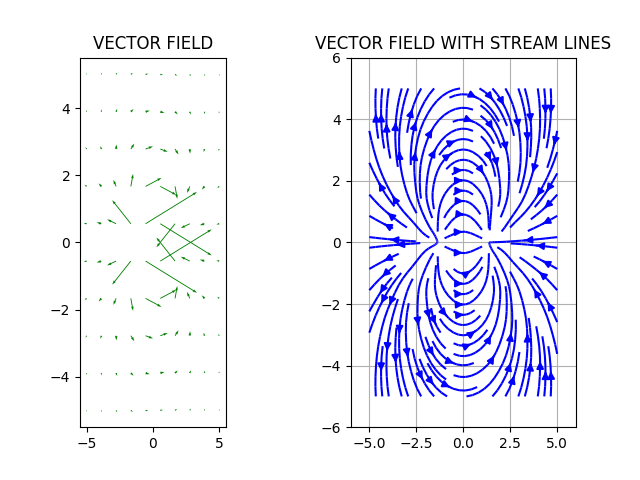

Python code for this plot:
from numpy import *
import matplotlib.pyplot as plt

x, y = meshgrid(linspace(-5, 5, 10), linspace(-5, 5, 10))
u = ((x + 1) / (pow(x+1, 2) + pow(y, 2))) - ((x-1) / (pow(x-1, 2) + pow(y, 2)))
v = (y / (pow(x + 1, 2) + pow(y, 2))) - (y / (pow(x - 1, 2) + pow(y, 2)))
plt.subplot(1, 3, 1)
plt.quiver(x, y, u, v, color='g')
plt.title('VECTOR FIELD')
plt.subplot(1, 2, 2)
plt.title('VECTOR FIELD WITH STREAM LINES')
plt.streamplot(x, y, u, v, color='b')
plt.xlim(-6, 6)
plt.ylim(-6, 6)
plt.grid()
plt.show()
